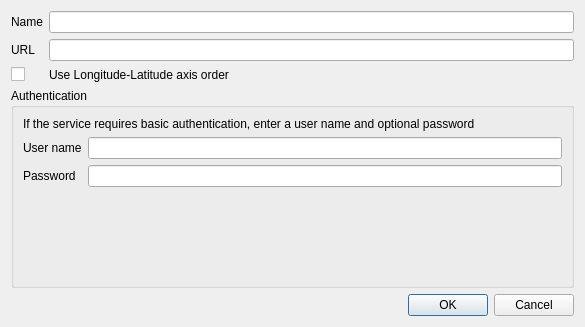
<?xml version="1.0" encoding="UTF-8"?>
<ui version="4.0">
 <class>NewConnectionDialog</class>
 <widget class="QDialog" name="NewConnectionDialog">
  <property name="geometry">
   <rect>
    <x>0</x>
    <y>0</y>
    <width>585</width>
    <height>327</height>
   </rect>
  </property>
  <property name="windowTitle">
   <string>Create a new Catalog connection</string>
  </property>
  <layout class="QGridLayout" name="gridLayout">
   <item row="0" column="0">
    <widget class="QLabel" name="label">
     <property name="text">
      <string>Name</string>
     </property>
    </widget>
   </item>
   <item row="0" column="1">
    <widget class="QLineEdit" name="leName"/>
   </item>
   <item row="1" column="0">
    <widget class="QLabel" name="label_2">
     <property name="text">
      <string>URL</string>
     </property>
    </widget>
   </item>
   <item row="1" column="1">
    <widget class="QLineEdit" name="leURL"/>
   </item>
   <item row="2" column="0">
    <widget class="QCheckBox" name="leLonLat">
     <property name="sizePolicy">
      <sizepolicy hsizetype="Minimum" vsizetype="Fixed">
       <horstretch>0</horstretch>
       <verstretch>0</verstretch>
      </sizepolicy>
     </property>
     <property name="text">
      <string/>
     </property>
    </widget>
   </item>
   <item row="2" column="1">
    <widget class="QLabel" name="label_6">
     <property name="text">
      <string>Use Longitude-Latitude axis order</string>
     </property>
    </widget>
   </item>
   <item row="3" column="0" colspan="2">
    <widget class="QGroupBox" name="authenticationGroupBox">
     <property name="title">
      <string>Authentication</string>
     </property>
     <layout class="QFormLayout" name="formLayout_2">
      <item row="0" column="0" colspan="2">
       <widget class="QLabel" name="label_3">
        <property name="text">
         <string>If the service requires basic authentication, enter a user name and optional password</string>
        </property>
        <property name="wordWrap">
         <bool>true</bool>
        </property>
       </widget>
      </item>
      <item row="1" column="0">
       <widget class="QLabel" name="label_4">
        <property name="text">
         <string>User name</string>
        </property>
       </widget>
      </item>
      <item row="1" column="1">
       <widget class="QLineEdit" name="leUsername"/>
      </item>
      <item row="2" column="0">
       <widget class="QLabel" name="label_5">
        <property name="text">
         <string>Password</string>
        </property>
       </widget>
      </item>
      <item row="2" column="1">
       <widget class="QLineEdit" name="lePassword"/>
      </item>
     </layout>
    </widget>
   </item>
   <item row="4" column="1">
    <widget class="QDialogButtonBox" name="buttonBox">
     <property name="orientation">
      <enum>Qt::Horizontal</enum>
     </property>
     <property name="standardButtons">
      <set>QDialogButtonBox::Cancel|QDialogButtonBox::Ok</set>
     </property>
    </widget>
   </item>
  </layout>
 </widget>
 <tabstops>
  <tabstop>leName</tabstop>
  <tabstop>leURL</tabstop>
  <tabstop>leLonLat</tabstop>
  <tabstop>buttonBox</tabstop>
 </tabstops>
 <resources/>
 <connections>
  <connection>
   <sender>buttonBox</sender>
   <signal>accepted()</signal>
   <receiver>NewConnectionDialog</receiver>
   <slot>accept()</slot>
   <hints>
    <hint type="sourcelabel">
     <x>248</x>
     <y>254</y>
    </hint>
    <hint type="destinationlabel">
     <x>157</x>
     <y>274</y>
    </hint>
   </hints>
  </connection>
  <connection>
   <sender>buttonBox</sender>
   <signal>rejected()</signal>
   <receiver>NewConnectionDialog</receiver>
   <slot>reject()</slot>
   <hints>
    <hint type="sourcelabel">
     <x>316</x>
     <y>260</y>
    </hint>
    <hint type="destinationlabel">
     <x>286</x>
     <y>274</y>
    </hint>
   </hints>
  </connection>
 </connections>
</ui>
